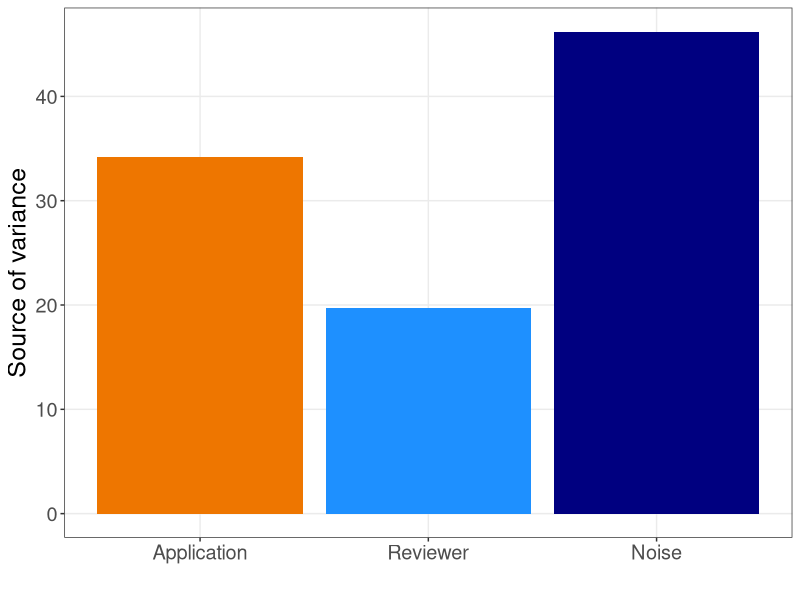

Source code (R):
## ---- chunk 1
#| fig-width: 5
#| fig-height: 4.4

library(ggplot2)
library(dplyr)
for_plot = data.frame(percent = c(34.2, 19.7, 46.2)) %>%
  mutate(x = 1:n(), year = 2020, level = 'EL')
#
colours = c('darkorange2','dodgerblue','navy')
labels = c('Application','Reviewer','Noise')
#
plot = ggplot(data = for_plot, aes(x = x, y = percent, fill=factor(x)))+
  geom_bar(stat= 'identity')+
  scale_x_continuous(breaks = 1:3, labels = labels)+
  scale_fill_manual(NULL, values=colours)+
  ylab('Source of variance')+
  xlab('')+
  theme_bw()+
  theme(legend.position='none',
        text = element_text(size=18),
        panel.grid.minor = element_blank())
plot
